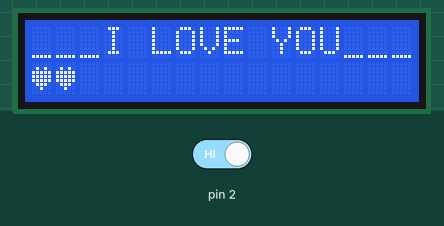
A sketch run on a simulated Arduino Uno, built with avr-gcc and run on an emulated ATmega328P. Parts: 16×2 character LCD. Inputs (shaded band) come from the test bench; at power-on: pin 2 HIGH.

Above: at 1.2 s.
1.3 s: pin 2 driven LOW
At 9.7 s:
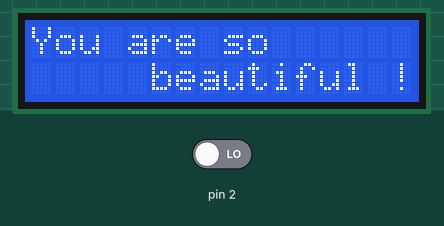
At 14.9 s:
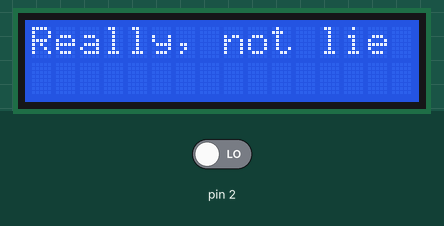
Timing chart, 0 to 16.4 s (numbered marks = the images above; inputs shaded):
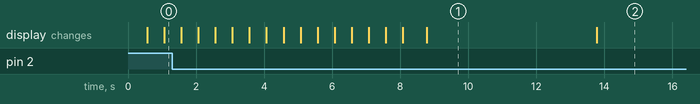

Measured:
- after the input at 1.3 s, the display: first differs from a run without the input after 7.5 s (image 1)
- what the display in image 1 shows lasts 5.0 s, from 8.8 s to 13.8 s

The sketch:

lcd.ino
```cpp
#include <SPI.h>
#include <LiquidCrystal.h>

LiquidCrystal lcd(10);

byte heart[8] = {
  0B00000,
  0B01010,
  0B11111,
  0B11111,
  0B11111,
  0B01110,
  0B00100,
  0B00000
};

byte _[8] = {
  0,0,0,0,0,0,0,31};

byte c = 0;

void setup() {
  lcd.begin(16, 2);
  lcd.createChar(1, heart);
  lcd.createChar(2, _);

  pinMode(2, INPUT_PULLUP);
}

void loop() {

  if ((digitalRead(2) == LOW) and (c != 1)) {
    mess1();
    delay(5000);
    mess2();
    delay(5000);
    mess3();
    delay(5000);
    mess4();
    delay(5000);
    c = 1;
  }

  index();

  delay(200);
}

void index() {
  lcd.setCursor(0,0);
  lcd.write(2);
  lcd.write(2);
  lcd.write(2);
  lcd.print("I LOVE YOU");
  lcd.write(2);
  lcd.write(2);
  lcd.write(2);

  lcd.setCursor(0, 1);
  lcd.print("                ");
  delay(500);
  lcd.setCursor(0, 1);
  for (int i=1;i<=16;i++) {
    lcd.write(1);
    delay(500);
  }
}

void mess1() {
  lcd.setCursor(0, 0);
  lcd.print("You are so      ");
  lcd.setCursor(0, 1);
  lcd.print("     beautiful !");
}

void mess2() {
  lcd.setCursor(0, 0);
  lcd.print("Really, not lie");
  lcd.setCursor(0, 1);
  lcd.print("                ");
}

void mess3() {
  lcd.setCursor(0, 0);
  lcd.print("I think...      ");
  lcd.setCursor(0, 1);
  lcd.print(" you are smiling");
}

void mess4() {
  lcd.setCursor(0, 0);
  lcd.print("Just simple ... ");
  lcd.setCursor(0, 1);
  lcd.print("I'll show you ..");
}
```
